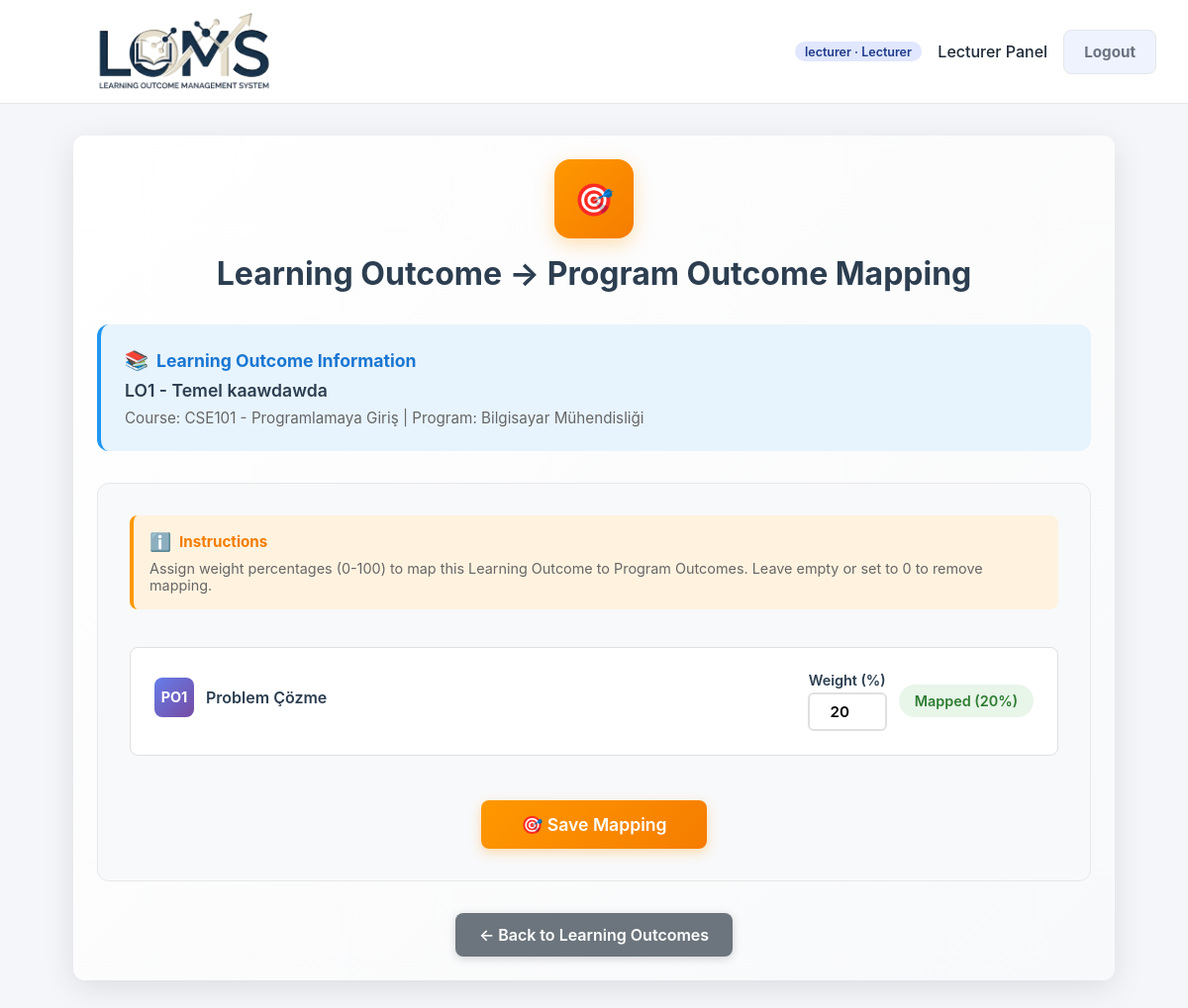
Page /outcomes/lo/3/mapping/ (signed in) on the committed database.
### accounts/models.py (models this page shows, shortened)
class CustomUser(AbstractUser):
    class Role(models.TextChoices):
        ADMIN = "ADMIN", "Admin"
        STUDENT_AFFAIRS = "STUDENT_AFFAIRS", "Student Affairs"
        FACULTY_MEMBER = "FACULTY_MEMBER", "Faculty Member"
        LECTURER = "LECTURER", "Lecturer"
        STUDENT = "STUDENT", "Student"
    role = models.CharField(
        max_length=32,
        choices=Role.choices,
        default=Role.STUDENT,
    )
    student_grade = models.PositiveSmallIntegerField(
        null=True,
        blank=True,
        help_text="Student grade / year (1, 2, 3, 4 ...)",
    )
    student_faculty = models.ForeignKey(
        "organizations.Faculty",
        null=True,
        blank=True,
        on_delete=models.SET_NULL,
        related_name="students",
        help_text="Student için kayıtlı olduğu Faculty",
    )
    student_program = models.ForeignKey(
        "organizations.Program",
        null=True,
        blank=True,
        on_delete=models.SET_NULL,
        related_name="students",
        help_text="Student için kayıtlı olduğu program",
    )
    faculty_member_faculty = models.ForeignKey(
        "organizations.Faculty",
        null=True,
        blank=True,
        on_delete=models.SET_NULL,
        related_name="faculty_members",
        help_text="Faculty Member için sorumlu olduğu Faculty",
    )
    lecturer_programs = models.ManyToManyField(
        "organizations.Program",
        blank=True,
        related_name="lecturers",
        help_text="Lecturer için sorumlu olduğu Program(lar)",
    )
    lecturer_courses = models.ManyToManyField(
        "courses.Course",
        blank=True,
        related_name="lecturers",
        help_text="Lecturer için sorumlu olduğu Course(lar)",
    )
    phone = models.CharField(
        max_length=20,
        blank=True,
        null=True,
    )
    objects = CustomUserManager()
    @property
    def is_admin(self):
        return self.role == self.Role.ADMIN and self.is_superuser
    @property
    def is_student_affairs(self):
        return self.role == self.Role.STUDENT_AFFAIRS
    @property
    def is_faculty_member(self):
        return self.role == self.Role.FACULTY_MEMBER
    @property
    def is_lecturer(self):
        return self.role == self.Role.LECTURER
    @property
    def is_student(self):
        return self.role == self.Role.STUDENT

### outcomes/models.py (models this page shows, shortened)
class LearningOutcome(models.Model):
    course = models.ForeignKey(
        Course,
        on_delete=models.CASCADE,
        related_name="learning_outcomes",
    )
    code = models.CharField(
        max_length=20,
        help_text="LO kodu (örn: LO1)",
    )
    short_title = models.CharField(
        max_length=255,
        help_text="Kısa başlık (örn: Temel kavramları açıklama)",
    )
    description = models.TextField(
        blank=True,
        help_text="Detaylı açıklama",
    )
    order = models.PositiveSmallIntegerField(
        default=1,
        help_text="Ders içi LO sıralaması",
    )
    active = models.BooleanField(default=True)
    program_outcomes = models.ManyToManyField(
        "outcomes.ProgramOutcome",
        through="LearningOutcomeProgramOutcome",
        related_name="learning_outcomes",
        blank=True,
    )
    class Meta:
        unique_together = ("course", "code")
        ordering = ["course", "order", "code"]

class ProgramOutcome(models.Model):
    program = models.ForeignKey(
        Program,
        on_delete=models.CASCADE,
        related_name="program_outcomes",
    )
    code = models.CharField(
        max_length=20,
        help_text="PO kodu (örn: PO1, PLO2...)",
    )
    short_title = models.CharField(
        max_length=255,
        help_text="Kısa başlık (örn: Problem çözme)",
    )
    description = models.TextField(
        blank=True,
        help_text="Detaylı açıklama",
    )
    order = models.PositiveSmallIntegerField(
        default=1,
        help_text="Listelerde sıralama için",
    )
    active = models.BooleanField(default=True)
    class Meta:
        unique_together = ("program", "code")
        ordering = ["program", "order", "code"]

### courses/models.py (models this page shows, shortened)
class Course(models.Model):
    class Year(models.IntegerChoices):
        YEAR_1 = 1, "1st Year"
        YEAR_2 = 2, "2nd Year"
        YEAR_3 = 3, "3rd Year"
        YEAR_4 = 4, "4th Year"
    class Semester(models.TextChoices):
        FALL = "FALL", "Fall"
        SPRING = "SPRING", "Spring"
        YEARLONG = "YEARLONG", "Year-long"
    program = models.ForeignKey(
        Program,
        on_delete=models.CASCADE,
        related_name="courses",
    )
    code = models.CharField(max_length=50)
    name = models.CharField(max_length=255)
    year = models.PositiveSmallIntegerField(
        choices=Year.choices,
        null=True,
        blank=True,
        help_text="Dersin tipik alındığı sınıf (1,2,3,4).",
    )
    semester = models.CharField(
        max_length=16,
        choices=Semester.choices,
        default=Semester.FALL,
    )
    ects = models.DecimalField(
        max_digits=4,
        decimal_places=1,
        null=True,
        blank=True,
        help_text="ECTS / AKTS",
    )
    credit = models.DecimalField(
        max_digits=4,
        decimal_places=1,
        null=True,
        blank=True,
        help_text="Yerel kredi",
    )
    description = models.TextField(
        blank=True,
        help_text="Ders açıklaması",
    )
    lecturer = models.ForeignKey(
        settings.AUTH_USER_MODEL,
        null=True,
        blank=True,
        on_delete=models.SET_NULL,
        related_name="lecturer_courses_assigned",
        help_text="Dersin genel sorumlu öğretim üyesi (program bazında).",
    )
    students = models.ManyToManyField(
        settings.AUTH_USER_MODEL,
        blank=True,
        related_name="enrolled_courses",
        help_text="Bu derse kayıtlı öğrenciler (otomatik atanır).",
    )
    class Meta:
        unique_together = ("program", "code")
        ordering = ["program", "year", "semester", "code"]

### organizations/models.py (models this page shows, shortened)
class Program(models.Model):
    name = models.CharField(max_length=255)
    code = models.CharField(max_length=50, unique=True)
    faculty = models.ForeignKey(
        Faculty,
        on_delete=models.CASCADE,
        related_name="programs",
    )
    description = models.TextField(
        blank=True,
        help_text="Program description / açıklama",
    )
    coordinator = models.ForeignKey(
        settings.AUTH_USER_MODEL,
        null=True,
        blank=True,
        on_delete=models.SET_NULL,
        related_name="coordinated_programs",
        help_text="Programdan sorumlu öğretim elemanı / coordinator",
    )

### outcomes/views.py (the view, shortened to what this page needs)
# urls.py: path("lo/<int:pk>/mapping/", learning_outcome_mapping, name="learning_outcome_mapping"),
@role_required(CustomUser.Role.LECTURER)
def learning_outcome_mapping(request, pk):
    lo = get_object_or_404(
        LearningOutcome.objects.select_related("course", "course__program"),
        pk=pk,
    )
    course = lo.course
    _check_course_permission_for_lecturer(request.user, course)
    program = course.program
    pos = ProgramOutcome.objects.filter(program=program).order_by("order", "code")
    existing = {
        m.program_outcome_id: m
        for m in lo.lo_po_mappings.all()
    }
    rows = []
    for po in pos:
        mapping = existing.get(po.id)
        rows.append(
            {
                "po": po,
                "weight": mapping.weight if mapping else "",
            }
        )
    context = {
        "course": course,
        "lo": lo,
        "rows": rows,
    }
    return render(request, "outcomes/learning_outcome_mapping.html", context)

### templates/outcomes/learning_outcome_mapping.html (shortened to what this page needs)
{% extends "base.html" %}
{% block content %}
<section class="card" style="margin: 2rem auto; background: linear-gradient(135deg, #ffffff 0%, #f8f9fa 100%); border: none; box-shadow: 0 8px 32px rgba(0, 0, 0, 0.1);">
    <div style="text-align: center; margin-bottom: 2rem;">
        <div style="width: 80px; height: 80px; background: linear-gradient(135deg, #FF9800 0%, #F57C00 100%); border-radius: 16px; display: inline-flex; align-items: center; justify-content: center; color: white; font-weight: bold; font-size: 2rem; box-shadow: 0 6px 20px rgba(255, 152, 0, 0.3); margin-bottom: 1rem;">
            🎯
        </div>
        <h2 style="margin: 0; color: #2c3e50; font-size: 2rem;">Learning Outcome → Program Outcome Mapping</h2>
    </div>
    <div style="background: #e8f4fd; padding: 1.5rem; border-radius: 12px; border-left: 4px solid #2196F3; margin-bottom: 2rem;">
        <div style="display: flex; align-items: center; gap: 0.5rem; margin-bottom: 0.5rem;">
            <span style="font-size: 1.2rem;">📚</span>
            <strong style="color: #1976d2; font-size: 1.1rem;">Learning Outcome Information</strong>
        </div>
        <p style="margin: 0; color: #2c3e50; font-weight: 600; font-size: 1.1rem;">
            {{ lo.code }} - {{ lo.short_title }}
        </p>
        <p style="margin: 0.5rem 0 0 0; color: #666; font-size: 0.95rem;">
            Course: {{ course.code }} - {{ course.name }} | Program: {{ course.program.name }}
        </p>
    </div>
    <form method="post" style="background: #f8f9fa; padding: 2rem; border-radius: 12px; border: 1px solid #e8e8e8;">
        <div style="background: #fff3e0; padding: 1rem; border-radius: 8px; border-left: 4px solid #ff9800; margin-bottom: 1.5rem;">
            <div style="display: flex; align-items: center; gap: 0.5rem; margin-bottom: 0.5rem;">
                <span style="font-size: 1.1rem;">ℹ️</span>
                <strong style="color: #f57c00; font-size: 0.95rem;">Instructions</strong>
            </div>
            <p style="margin: 0; color: #666; font-size: 0.9rem;">
                Assign weight percentages (0-100) to map this Learning Outcome to Program Outcomes. Leave empty or set to 0 to remove mapping.
            </p>
        </div>
        {% if rows %}
            <div style="display: grid; gap: 1rem;">
                {% for row in rows %}
                    <div style="background: white; border: 1px solid #e0e0e0; border-radius: 8px; padding: 1.5rem; transition: all 0.3s ease;"
                         onmouseover="this.style.borderColor='#ff9800'; this.style.boxShadow='0 2px 8px rgba(255, 152, 0, 0.2)';"
                         onmouseout="this.style.borderColor='#e0e0e0'; this.style.boxShadow='none';">
                        <div style="display: flex; align-items: center; justify-content: space-between; gap: 1rem;">
                            <div style="flex: 1;">
                                <div style="display: flex; align-items: center; gap: 0.75rem; margin-bottom: 0.5rem;">
                                    <div style="width: 40px; height: 40px; background: linear-gradient(135deg, #667eea 0%, #764ba2 100%); border-radius: 8px; display: flex; align-items: center; justify-content: center; color: white; font-weight: bold; font-size: 0.9rem;">
                                        {{ row.po.code }}
                                    </div>
                                    <div>
                                        <div style="font-weight: 600; color: #2c3e50; font-size: 1rem;">{{ row.po.short_title }}</div>
                                    </div>
                                </div>
                            </div>
                            <div style="display: flex; align-items: center; gap: 0.75rem;">
                                <div style="display: flex; flex-direction: column; align-items: center; gap: 0.25rem;">
                                    <label for="po_{{ row.po.id }}" style="font-weight: 600; color: #2c3e50; font-size: 0.9rem;">Weight (%)</label>
                                    <input type="number"
                                           id="po_{{ row.po.id }}"
                                           name="po_{{ row.po.id }}"
                                           min="0"
                                           max="100"
                                           value="{{ row.weight }}"
                                           style="width: 80px; padding: 0.5rem; border: 2px solid #e0e0e0; border-radius: 6px; text-align: center; font-weight: 600; transition: all 0.3s ease;"
                                           onfocus="this.style.borderColor='#ff9800';"
                                           onblur="this.style.borderColor='#e0e0e0';">
                                </div>
                                {% if row.weight %}
                                    <div style="background: #e8f5e9; color: #2e7d32; padding: 0.5rem 1rem; border-radius: 20px; font-weight: 600; font-size: 0.9rem;">
                                        Mapped ({{ row.weight }}%)
                                    </div>
                                {% else %}
                                    <div style="background: #f5f5f5; color: #666; padding: 0.5rem 1rem; border-radius: 20px; font-weight: 600; font-size: 0.9rem;">
                                        Not Mapped
                                    </div>
                                {% endif %}
                            </div>
                        </div>
                    </div>
                {% endfor %}
            </div>
        {% endif %}
        <div style="text-align: center; margin-top: 2rem;">
            <button type="submit"
                    style="background: linear-gradient(135deg, #FF9800 0%, #F57C00 100%); color: white; padding: 0.875rem 2.5rem; border: none; border-radius: 8px; font-weight: 600; font-size: 1.1rem; cursor: pointer; transition: all 0.3s ease; box-shadow: 0 4px 12px rgba(255, 152, 0, 0.3);"
                    onmouseover="this.style.background='linear-gradient(135deg, #EF6C00 0%, #E65100 100%)'; this.style.transform='translateY(-2px)'; this.style.boxShadow='0 6px 16px rgba(255, 152, 0, 0.4)';"
                    onmouseout="this.style.background='linear-gradient(135deg, #FF9800 0%, #F57C00 100%)'; this.style.transform='translateY(0)'; this.style.boxShadow='0 4px 12px rgba(255, 152, 0, 0.3)';">
                🎯 Save Mapping
            </button>
        </div>
    </form>
    <div style="text-align: center; margin-top: 2rem;">
        <a href="{% url 'outcomes:learning_outcome_manage' course.id %}"
           style="display: inline-flex; align-items: center; gap: 0.5rem; background: #6c757d; color: white; padding: 0.75rem 1.5rem; border-radius: 8px; text-decoration: none; font-weight: 600; transition: all 0.3s ease; box-shadow: 0 2px 8px rgba(108, 117, 125, 0.3);"
           onmouseover="this.style.background='#5a6268'; this.style.transform='translateY(-2px)'; this.style.boxShadow='0 4px 12px rgba(108, 117, 125, 0.4)';"
           onmouseout="this.style.background='#6c757d'; this.style.transform='translateY(0)'; this.style.boxShadow='0 2px 4px rgba(108, 117, 125, 0.3)';">
            ← Back to Learning Outcomes
        </a>
    </div>
</section>
{% endblock %}

### templates/base.html (shortened to what this page needs)
<!DOCTYPE html>
{% load static %}
<html lang="en">
<head>
</head>
<body>
<header>
    <img src="{% static 'images/LOMS-Photoroom.png' %}" alt="LOMS" style="height: 5rem; margin: 0;">
    <nav>
        {% if user.is_authenticated %}
            <span class="pill">{{ user.username }} · {{ user.get_role_display }}</span>
            {% if user.is_lecturer %}
                <a href="{% url 'courses:lecturer_dashboard' %}">Lecturer Panel</a>
            {% endif %}
            <form method="post" action="{% url 'accounts:logout' %}" class="logout-form">
                <button type="submit" class="btn outline">Logout</button>
            </form>
        {% endif %}
    </nav>
</header>
<main>
    {% block content %}{% endblock %}
</main>
</body>
</html>

### rows in the picture
CustomUser: username "lecturer", role "Lecturer"
LearningOutcome: code "LO1", short_title "Temel kaawdawda"
Course: code "CSE101", name "Programlamaya Giriş", program.name "Bilgisayar Mühendisliği"
ProgramOutcome: po.code "PO1", po.short_title "Problem Çözme", po.id "20", weight "20"
